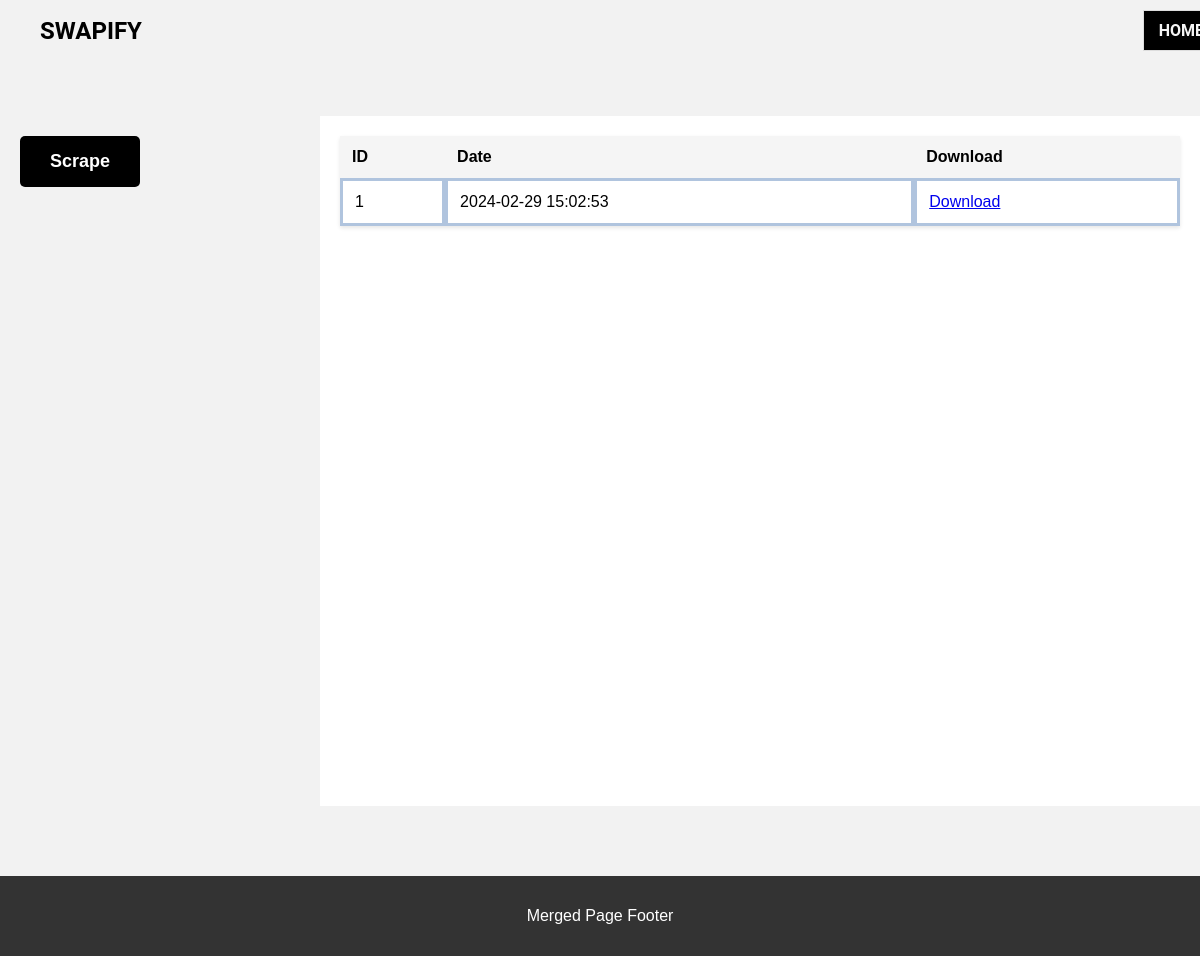
Before: /results/ with the older database file.
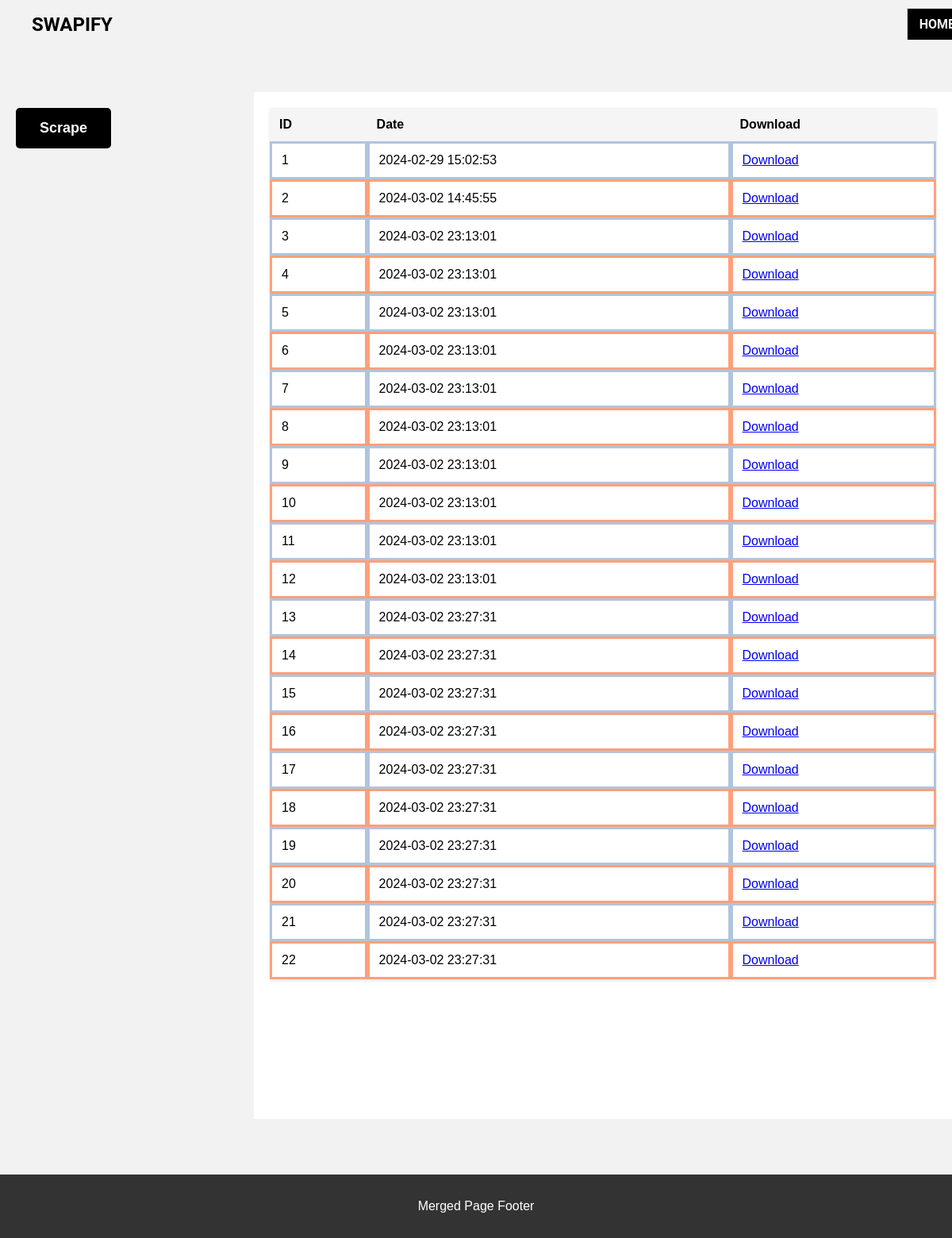
After: the same page with the newer database file.
### main.py (models this page shows, shortened)
class Scrapper(db.Model):
    id = db.Column(db.Integer, primary_key=True)
    file_name_location = db.Column(db.String)
    date_time = db.Column(db.DateTime(timezone=True),
                          server_default=func.now())

### main.py (the view)
@app.route('/results/',methods=['GET'])
def display_results():
    results = Scrapper.query.all()
    return render_template("results.html", results=results)

### templates/results.html (shortened to what this page needs)
<!DOCTYPE html>
<html>
<head>
    <link rel="stylesheet" href="">
</head>
<body>
  <header>
    <h1 id="swapi">SWAPIFY</h1>
    <div class="h2-container">
      <a href="{{ url_for('home') }}" id="scraper-label">Home</a>
    </div>
  </header>
  <div class="container">
    <div class="scrape-panel">
      <form method="post" action="/scrape/">
        <button type="submit" class="scrape-button">Scrape</button>
      </form>
    </div>
    <div class="table-container">
      <table>
        <thead>
          <th>ID</th>
          <th>Date</th>
          <th>Download</th>
        </thead>
        <tbody>
          {% for result in results %}
          <tr>
            <td>{{ result.id }}</td>
            <td>{{ result.date_time.strftime('%Y-%m-%d %H:%M:%S') }}</td>
            <td><a href="{{ url_for('download', file=result.file_name_location) }}">Download</a></td>
          </tr>
          {% endfor %}
        </tbody>
      </table>
    </div>
    <footer>
        <p>Merged Page Footer</p>
    </footer>
</body>
</html>

### templates/results.html (style rules this page uses)
body { font-family: Arial, sans-serif; background-color: #f2f2f2; margin: 0; padding: 0; overflow: hidden; }
header { background-color: #f2f2f2; color: #000; padding: 10px 20px; text-align: left; position: fixed; top: 0; left: 0; width: 100%; z-index: 9999; display: flex; justify-content: space-between; align-items: center; transition: all 0.3s ease; }
header h1 { font-family: 'Roboto', sans-serif; font-size: 24px; font-weight: bold; margin: 0; }
#swapi { font-family: 'Roboto', sans-serif; font-size: 24px; font-weight: bold; margin-left: 20px; }
header .h2-container { display: flex; align-items: center; justify-content: center; }
header .h2-container { display: flex; align-items: center; justify-content: flex-start; padding-left: 55em; }
header .h2-container a { background-color: #000; color: #f5f5f5; padding: 10px 15px; border: 1px solid #ddd; text-align: left; font-family: 'Roboto', sans-serif; font-weight: bold; text-transform: uppercase; cursor: pointer; transition: background-color 0.3s ease; text-decoration: none; }
footer { background-color: #333; color: #fff; padding: 15px 0; text-align: center; position: fixed; left: 0; bottom: 0; width: 100%; z-index: 9999; }
.container { display: flex; justify-content: space-between; margin-top: 100px; overflow-x: hidden; padding-top: 1em; }
.scrape-panel { width: 25%; height: 100vh; background-color: #f2f2f2; padding: 20px; display: flex; overflow: hidden; }
.scrape-button { text-align: center; padding: 15px 30px; background-color: #000; border: none; border-radius: 5px; color: #fff; font-size: 18px; font-weight: bold; cursor: pointer; transition: background-color 0.3s ease; }
.table-container { width: 75%; max-height: calc(100vh - 150px); background-color: #fff; padding: 20px; overflow-y: auto; }
table { width: 100%; border-collapse: separate; border-spacing: 0; box-shadow: 0 2px 4px rgba(0, 0, 0, 0.1); }
th { font-weight: bold; }
th, td { padding: 12px; text-align: left; }
th { background-color: #f5f5f5; border: 3px #ffa07a ; }
tr:nth-child(even) td { border: 3px solid #ffa07a; }
tr:nth-child(odd) td { border: 3px solid #b0c4de; }

Changed rows visible on the page:
added Scrapper: id "2", date_time "2024-03-02 14:45:55"
added Scrapper: id "3", date_time "2024-03-02 23:13:01"
added Scrapper: id "4", date_time "2024-03-02 23:13:01"
added Scrapper: id "5", date_time "2024-03-02 23:13:01"
added Scrapper: id "6", date_time "2024-03-02 23:13:01"
added Scrapper: id "7", date_time "2024-03-02 23:13:01"
added Scrapper: id "8", date_time "2024-03-02 23:13:01"
added Scrapper: id "9", date_time "2024-03-02 23:13:01"
added Scrapper: id "10", date_time "2024-03-02 23:13:01"
added Scrapper: id "11", date_time "2024-03-02 23:13:01"
added Scrapper: id "12", date_time "2024-03-02 23:13:01"
added Scrapper: id "13", date_time "2024-03-02 23:27:31"
added Scrapper: id "14", date_time "2024-03-02 23:27:31"
added Scrapper: id "15", date_time "2024-03-02 23:27:31"
added Scrapper: id "16", date_time "2024-03-02 23:27:31"
added Scrapper: id "17", date_time "2024-03-02 23:27:31"
added Scrapper: id "18", date_time "2024-03-02 23:27:31"
added Scrapper: id "19", date_time "2024-03-02 23:27:31"
added Scrapper: id "20", date_time "2024-03-02 23:27:31"
added Scrapper: id "21", date_time "2024-03-02 23:27:31"
added Scrapper: id "22", date_time "2024-03-02 23:27:31"
